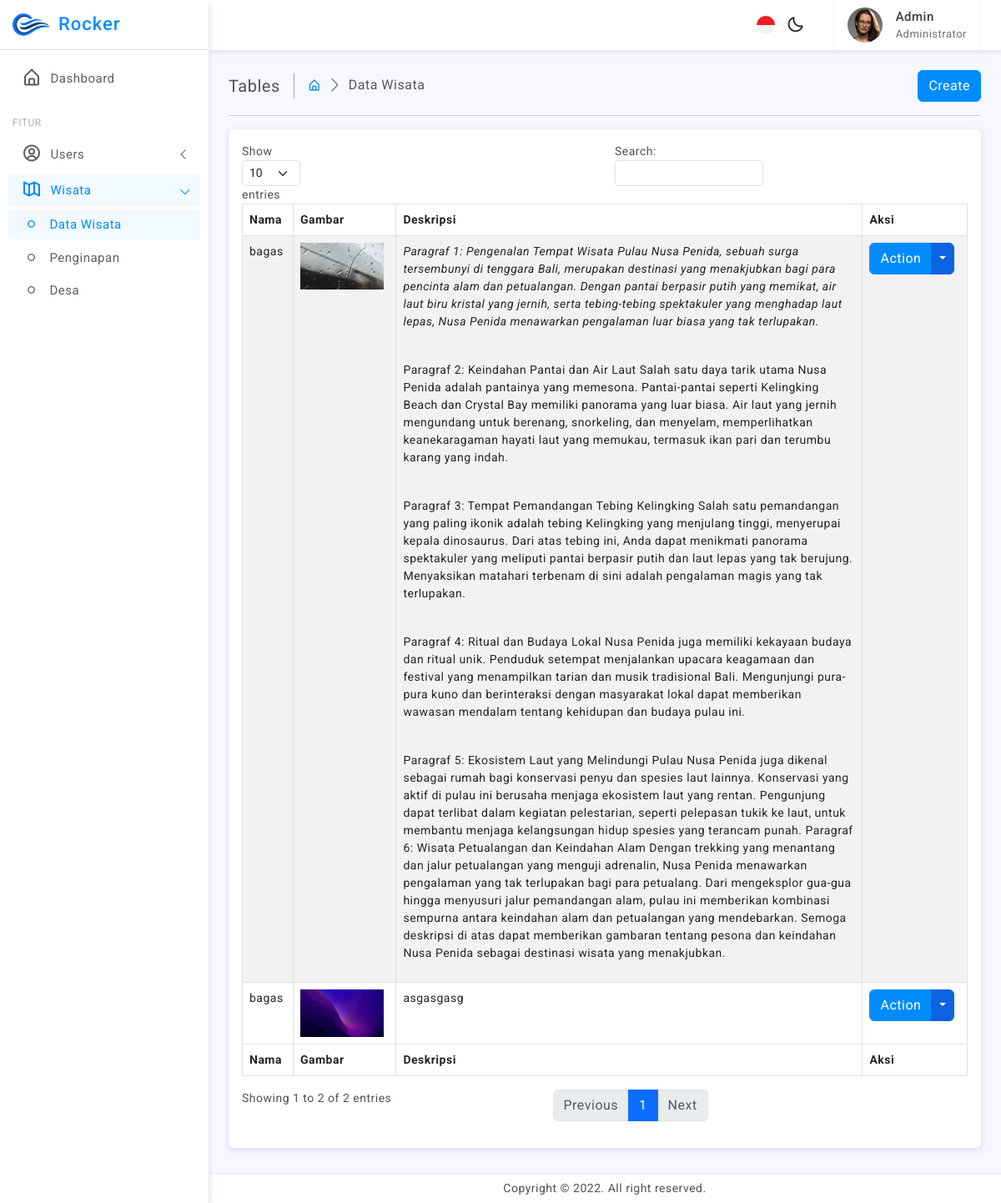
Page /admin/wisata.php (signed in) on the committed database.
### tables this page shows
CREATE TABLE `wisata` (
  `id` int NOT NULL,
  `nama_wisata` varchar(100) NOT NULL,
  `gambar_wisata` varchar(255) DEFAULT NULL,
  `deskripsi_wisata` text
);

### admin/wisata.php (the view, shortened to what this page needs)
<?php
    include 'db.php';
    $sql = "SELECT * FROM wisata";
    $result = $conn->query($sql);
?>
<!doctype html>
<html lang="en">
<head>
	<?php include 'includes/style.php'; ?>
</head>
<body>
	<div class="wrapper">
		<?php include 'includes/sidebar.php'; ?>
		<?php include 'includes/header.php'; ?>
		<div class="page-wrapper">
			<div class="page-content">
				<div class="page-breadcrumb d-none d-sm-flex align-items-center mb-3">
					<div class="breadcrumb-title pe-3">Tables</div>
					<div class="ps-3">
						<nav aria-label="breadcrumb">
							<ol class="breadcrumb mb-0 p-0">
								<li class="breadcrumb-item"><a href="javascript:;"><i class="bx bx-home-alt"></i></a>
								</li>
								<li class="breadcrumb-item active" aria-current="page">Data Wisata</li>
							</ol>
						</nav>
					</div>
					<div class="ms-auto">
						<button type="button" class="btn btn-primary"><a href="form_wisatacreate.php" class="text-white">Create</a></button>
					</div>
				</div>
				<hr/>
				<div class="card">
					<div class="card-body">
						<div class="table-responsive">
							<table id="example" class="table table-striped table-bordered" style="width:100%">
								<thead>
									<tr>
										<th>Nama</th>
										<th>Gambar</th>
										<th>Deskripsi</th>
										<th>Aksi</th>
									</tr>
								</thead>
								<tbody>
									<?php while ($row = $result->fetch_assoc()): ?>
										<tr>
											<td><?php echo $row['nama_wisata']; ?></td>
											<td><img src="wisata/<?= $row['gambar_wisata']; ?>" width="100"></td>
											<td class="desc"><?= $row['deskripsi_wisata']; ?></td>
											<td>
												<div class="btn-group">
													<button type="button" class="btn btn-primary">Action</button>
													<button type="button" class="btn btn-primary split-bg-primary dropdown-toggle dropdown-toggle-split" data-bs-toggle="dropdown">	<span class="visually-hidden">Toggle Dropdown</span>
													</button>
												</div>
											</td>
										</tr>
									<?php endwhile; ?>
								</tbody>
								<tfoot>
									<tr>
										<th>Nama</th>
										<th>Gambar</th>
										<th>Deskripsi</th>
										<th>Aksi</th>
									</tr>
								</tfoot>
							</table>
						</div>
					</div>
				</div>
			</div>
		</div>
		<?php include 'includes/footer.php'; ?>
	</div>
</body>
</html>

### admin/assets/css/app.css (style rules this page uses)
body { font-size: 14px; color: #4c5258; letter-spacing: .5px; background: #f7f7ff; overflow-x: hidden; font-family: Roboto, sans-serif }
a { text-decoration: none }
.wrapper { width: 100%; position: relative }
.page-wrapper { height: 100%; margin-top: 60px; margin-bottom: 30px; margin-left: 250px }
.page-content { padding: 1.5rem 1.5rem 0.7rem 1.5rem }
.breadcrumb-title { font-size: 20px; border-right: 1.5px solid #aaa4a4 }
.page-breadcrumb .breadcrumb li.breadcrumb-item { font-size: 16px }
.page-breadcrumb .breadcrumb-item+.breadcrumb-item::before { display: inline-block; padding-right: .5rem; color: #6c757d; font-family: LineIcons; content: "\ea5c" }
.split-bg-primary { background-color: #0c62e0; border-color: #0c62e0 }

### admin/wisata.php (style rules this page uses)
td.desc { max-width: 500px; word-wrap: break-word; white-space: pre-line; }

### rows in the picture
wisata: nama_wisata "bagas", gambar_wisata (picture), deskripsi_wisata "Paragraf 1: Pengenalan Tempat Wisata Pulau Nusa Penida, sebuah surga tersembunyi di tenggara Bali, merupakan destinasi yang menakjubkan bagi para pencinta alam dan petualangan. Dengan pantai berpasir putih yang memikat, air laut biru kristal yang jernih, serta tebing-tebing spektakuler yang menghadap laut lepas, Nusa Penida menawarkan pengalaman luar biasa yang tak terlupakan. Paragraf 2: Keindahan Pantai dan Air Laut Salah satu daya tarik utama Nusa Penida adalah pantainya yang memesona. Pantai-pantai seperti Kelingking Beach dan Crystal Bay memiliki panorama yang luar biasa. Air laut yang jernih mengundang untuk berenang, snorkeling, dan menyelam, memperlihatkan keanekaragaman hayati laut…"
wisata: nama_wisata "bagas", gambar_wisata (picture), deskripsi_wisata "asgasgasg"
